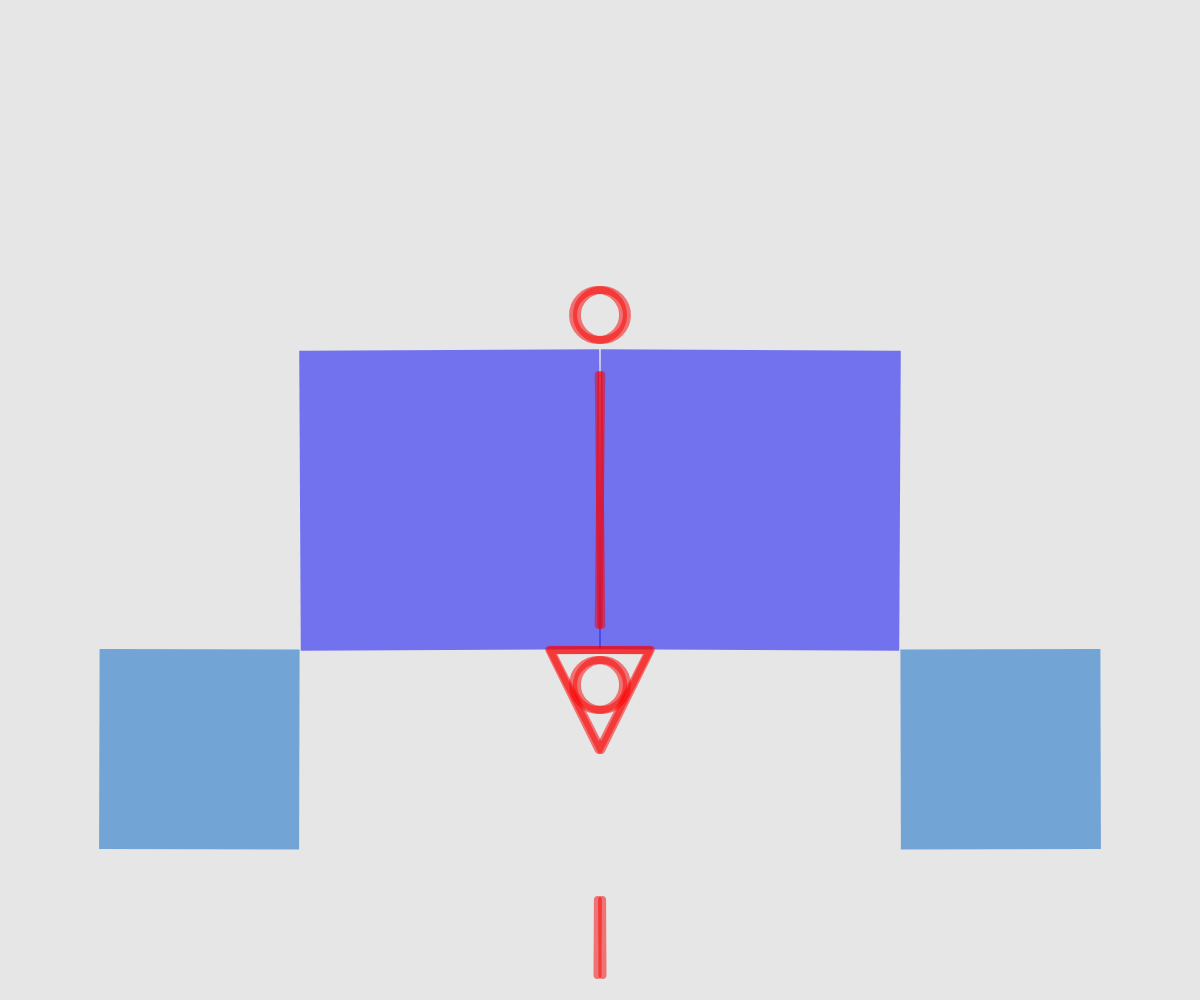
Frame 1 (no input)
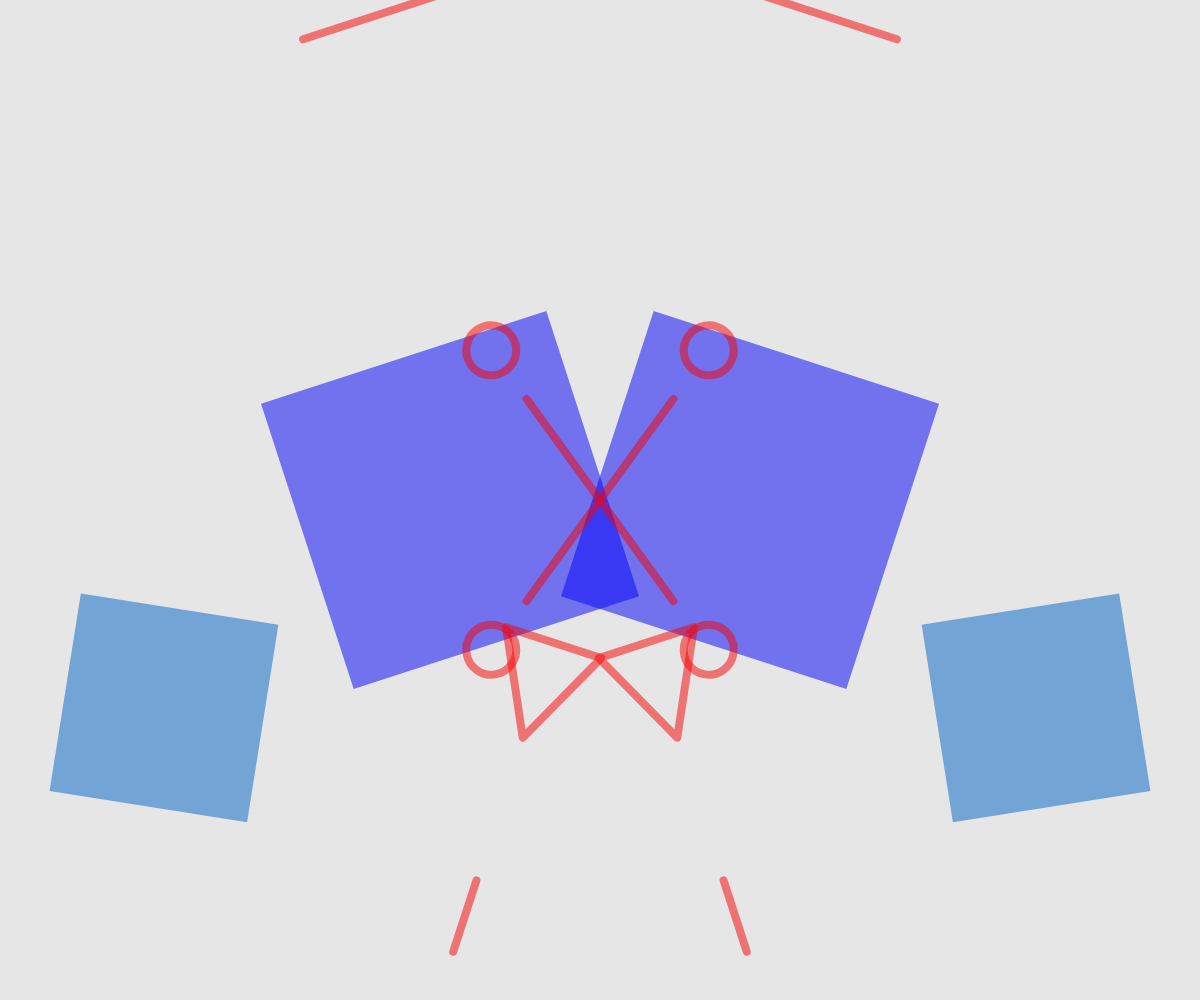
Frame 60 (no input)
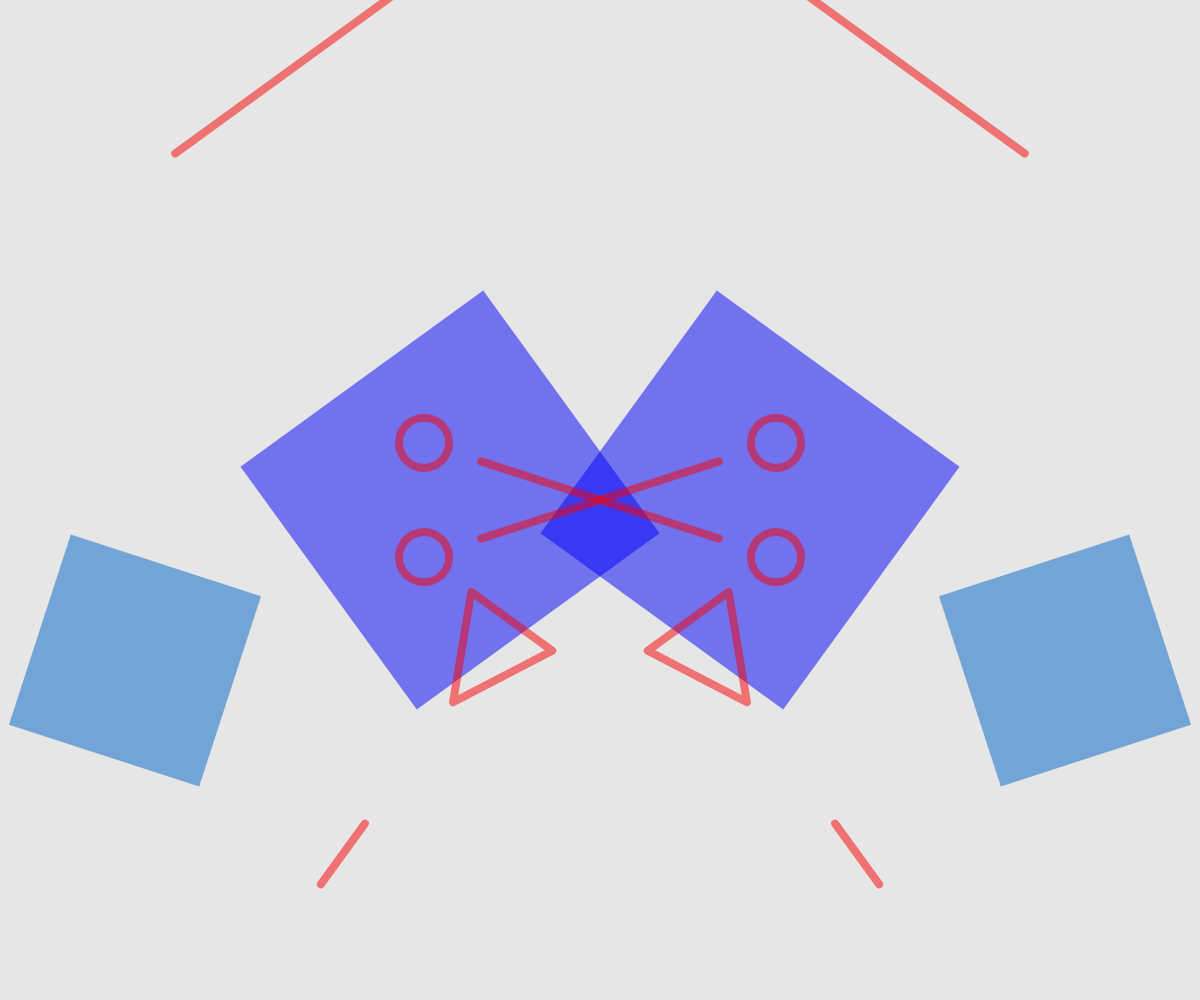
Frame 120 (the mouse pressed at the canvas centre since frame 60)

The p5.js sketch that drew these frames (run headless with seeded random() and noise() and a simulated clock; from frame 60 on, the mouse is pressed at the canvas centre):

// p5.js sketch
// ── sketch.js
function setup() {
  createCanvas(windowWidth, windowHeight);
}

function windowResized () {
  resizeCanvas(windowWidth, windowHeight);
}

function draw() {
  redraw();
  background(230);

  const xCenter = width/2;
  const yCenter = height/2;

  strokeJoin(ROUND);
  strokeWeight(5);
  stroke(0);
  noFill();

  const seconds = millis()/1000;

  const duration4 = 40;
  const playhead4 = seconds/duration4 % 1;
  const animation4 = playhead4*PI*2;

  const duration1 = 20;
  const playhead1 = seconds/duration1 % 1;
  const animation1 = playhead1*PI*2;

  const duration2 = 10;
  const playhead2 = seconds/duration2 % 1;
  const animation2 = playhead2*PI*2;

  const duration3 = 5;
  const playhead3 = seconds/duration3 % 1;
  const animation3 = playhead3*PI*2;

  push();
  noStroke();
  fill('rgba(0, 0, 250, 0.5)');
  translate(xCenter-xCenter/4, yCenter);
  rotate(-animation1);
  rectMode(CENTER);
  rect(0, 0, 300, 300);
  pop();

  push();
  noStroke();
  fill('rgba(0, 100, 200, 0.5)');
  translate(xCenter-xCenter/4, yCenter);
  rotate(animation4);
  rectMode(CENTER);
  rect(-250, 250, 200, 200);
  pop();

  push();
  noStroke();
  fill('rgba(0, 0, 250, 0.5)')
  translate(xCenter+xCenter/4, yCenter);
  rotate(animation1);
  rectMode(CENTER);
  rect(0, 0, 300, 300);
  pop();

  push();
  noStroke();
  fill('rgba(0, 100, 200, 0.5)')
  translate(xCenter+xCenter/4, yCenter);
  rotate(-animation4);
  rectMode(CENTER);
  rect(250, 250, 200, 200);
  pop();

  push();
  strokeWeight(8);
  stroke('rgba(250, 0, 0, 0.5)')
  translate(xCenter, yCenter);
  rotate(animation2);
  line(0, -yCenter/4, 0, +yCenter/4);
  pop();

  push();
  strokeWeight(8);
  stroke('rgba(250, 0, 0, 0.5)')
  translate(xCenter, yCenter);
  rotate(-animation2);
  line(0, -yCenter/4, 0, +yCenter/4);
  pop();

  push();
  strokeWeight(8);
  stroke('rgba(250, 0, 0, 0.5)')
  translate(xCenter, yCenter);
  rotate(animation1);
  line(0, yCenter-100, 0, yCenter-25);
  pop();

  push();
  strokeWeight(8);
  stroke('rgba(250, 0, 0, 0.5)')
  translate(xCenter, yCenter);
  rotate(-animation1);
  line(0, yCenter-100, 0, yCenter-25);
  pop();

  push();
  strokeWeight(8);
  stroke('rgba(250, 0, 0, 0.5)')
  translate(xCenter, yCenter);
  rotate(animation1);
  triangle(-50, 150, 50, 150, 0, 250)
  pop();

  push();
  strokeWeight(8);
  stroke('rgba(250, 0, 0, 0.5)')
  translate(xCenter, yCenter);
  rotate(-animation1);
  triangle(-50, 150, 50, 150, 0, 250)
  pop();

  push();
  strokeWeight(8);
  stroke('rgba(250, 0, 0, 0.5)')
  translate(xCenter, yCenter);
  rotate(-animation2);
  circle(0, 185, 50, 50);
  pop();

  push();
  strokeWeight(8);
  stroke('rgba(250, 0, 0, 0.5)')
  translate(xCenter, yCenter);
  rotate(animation2);
  circle(0, 185, 50, 50);
  pop();

  push();
  strokeWeight(8);
  stroke('rgba(250, 0, 0, 0.5)')
  translate(xCenter, yCenter);
  rotate(-animation2);
  circle(0, -185, 50, 50);
  pop();

  push();
  strokeWeight(8);
  stroke('rgba(250, 0, 0, 0.5)')
  translate(xCenter, yCenter);
  rotate(animation2);
  circle(0, -185, 50, 50);
  pop();

  push();
  strokeWeight(8);
  stroke('rgba(250, 0, 0, 0.5)')
  translate(xCenter, yCenter);
  rotate(animation1);
  line(-140, -530, 140, -530);
  pop();

  push();
  strokeWeight(8);
  stroke('rgba(250, 0, 0, 0.5)')
  translate(xCenter, yCenter);
  rotate(-animation1);
  line(-140, -530, 140, -530);
  pop();

}
